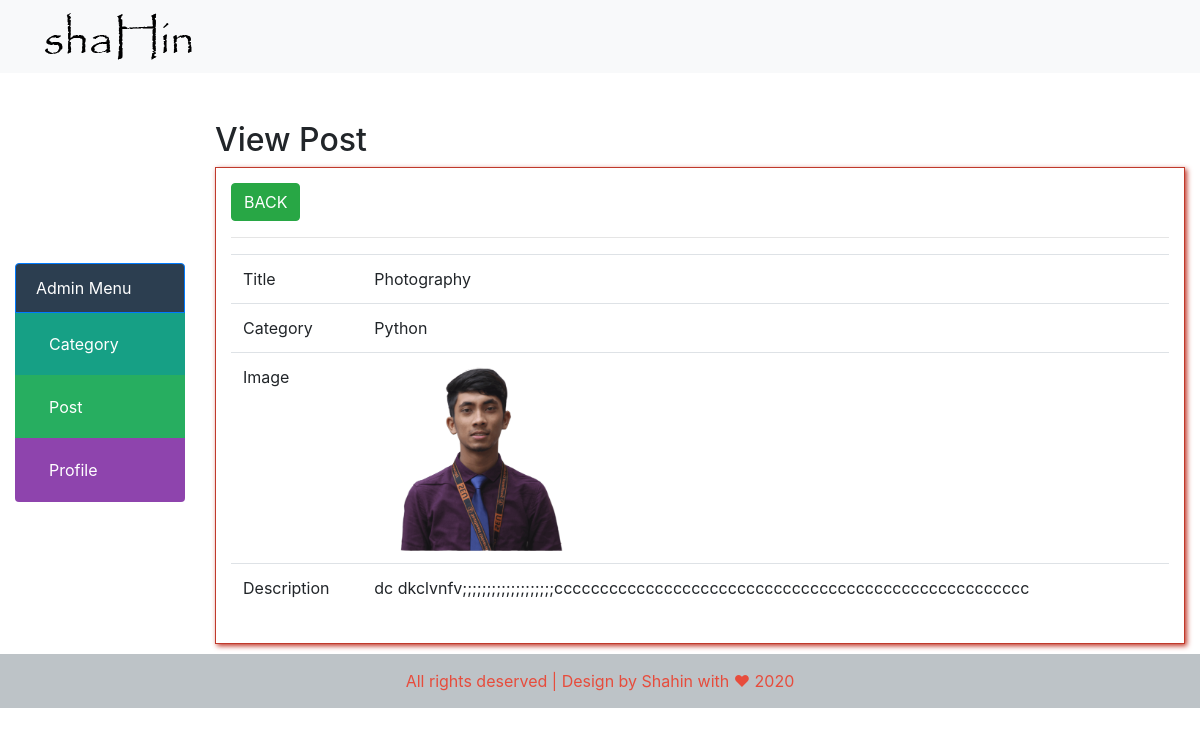
The app's page /admin/post/viewPost.php?id=34 (signed in) with its own data.
### tables this page shows
CREATE TABLE `posts` (
  `id` int(11) NOT NULL,
  `cat_id` int(50) NOT NULL,
  `title` varchar(200) NOT NULL,
  `description` text NOT NULL,
  `image` varchar(200) NOT NULL,
  `date` date NOT NULL
);

CREATE TABLE `categories` (
  `id` int(11) NOT NULL,
  `cat_name` varchar(50) NOT NULL
);

### admin/post/viewPost.php (the view, shortened to what this page needs)
<?php
include('../include/header.php');
$id = $_GET['id'];
$con = connectDB();
$sql = "SELECT posts.*, categories.cat_name as categoryTitle
            FROM posts
            JOIN categories ON posts.cat_id = categories.id
            WHERE posts.id = '$id' ";
$result = mysqli_query($con, $sql);
$data = mysqli_fetch_assoc($result);
?>
<h2>View Post </h2>
<div class="main-content-part">
<a href="index.php" class="btn btn-success">BACK</a>
<hr>
<table class="table borderd">
<tr>
<td>Title</td>
<td><?php echo $data['title']; ?></td>
</tr>
<tr>
<td>Category</td>
<td><?php echo $data['categoryTitle']; ?></td>
</tr>
<tr>
<td>Image</td>
<td><img src="../<?= $data['image']; ?>" width='200'> </td>
</tr>
<tr>
<td>Description</td>
<td><?php echo $data['description']; ?></td>
</tr>
</table>
</div>
<?php
include('../include/footer.php');
?>

### admin/post/viewPost.php (style rules this page uses)
.main-content-part { border:1px solid #c0392b; box-shadow : 2px 2px 5px #c0392b; padding:15px; }

### records on screen
posts: title "Photography", categories.cat_name "Python", image (picture), description "dc dkclvnfv;;;;;;;;;;;;;;;;;;;cccccccccccccccccccccccccccccccccccccccccccccccccccc"
